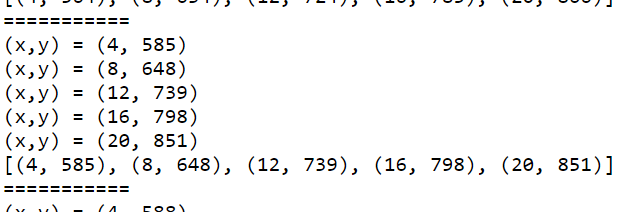
#> input picture image/1.PNG, 622 x 212 px, given in place of the camera
$ python click_detection.py
#> lines starting #> are read from the running program, lines starting #| are printed output that depends on the picture; after the words box and inside, x2 and y2 are one past the last pixel; in counts of white or black regions, pixels touching at a corner belong together
import cv2
import numpy as np

# Initialize HSV values
h, s, v = 0, 0, 0

# Initialize flag for drawing rectangle
draw_rectangle = False

def get_color(event, x, y, flags, param):
    global h, s, v, draw_rectangle  # Declare the variables as global

    if event == cv2.EVENT_LBUTTONDOWN:
        # Retrieve the color at the clicked point in BGR format
        color = frame[y, x]

        # Convert BGR to HSV format
        hsv_color = cv2.cvtColor(np.uint8([[color]]), cv2.COLOR_BGR2HSV)

        # Retrieve the H, S, V values from HSV format
        h, s, v = hsv_color[0][0]

        print(f"Clicked color: BGR({color[2]}, {color[1]}, {color[0]}) | HSV({h}, {s}, {v})")

        # Set the flag to True for drawing the rectangle
        draw_rectangle = True

# Open external webcam
cap = cv2.VideoCapture(0)

# Create a window and set the mouse event callback function
cv2.namedWindow('Frame')
cv2.setMouseCallback('Frame', get_color)

while True:
    # Read frames from the webcam
    ret, frame = cap.read()
#> frame is the input picture: shape (212, 622, 3); mean B, G, R 244, 244, 244
    frame = cv2.flip(frame, 1)
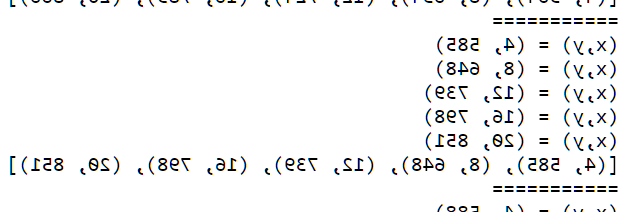
#> frame: shape (212, 622, 3); mean B, G, R 244, 244, 244
    cv2.imshow('Frame', frame)

    # Only process the frame if it is properly read
    if ret:
        # Display the frame from the webcam


        # Convert the current frame to HSV format
        hsv_frame = cv2.cvtColor(frame, cv2.COLOR_BGR2HSV)
#> hsv_frame: shape (212, 622, 3); mean H, S, V 3.6, 8.8, 246.6

        # Create a mask based on the clicked color and its similar range
        lower_hsv = np.array([h - 10, 70, 70])
        upper_hsv = np.array([h + 10, 255, 255])
        mask = cv2.inRange(hsv_frame, lower_hsv, upper_hsv)
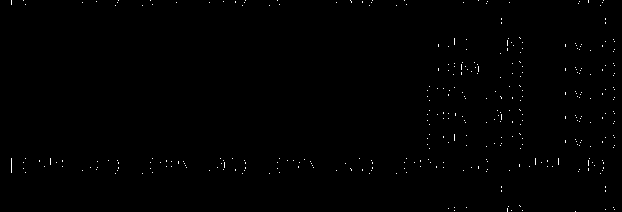
#> mask: shape (212, 622); 0.39% white in thin lines or dots
        cv2.imshow('mask', mask)
        # kernel = np.ones((5, 5), np.uint8)
        # opening = cv2.morphologyEx(mask, cv2.MORPH_OPEN, kernel)
        # closing = cv2.morphologyEx(opening, cv2.MORPH_CLOSE, kernel)
        contours, _ = cv2.findContours(mask, cv2.RETR_EXTERNAL, cv2.CHAIN_APPROX_SIMPLE)
#> contours = 353 contours, all with area under 20

        # Draw rectangles for the detected contours

        # Sort contours by area in descending order
        contours = sorted(contours, key=cv2.contourArea, reverse=True)[:2]
#> contours = 2 contours, all with area under 20

        for c in contours:
            x, y, w, h = cv2.boundingRect(c)
            cx = x + w // 2
            cy = y + h // 2
#> this loop made 2 passes
#> (x, y, w, h, cx, cy) on passes 1 to 2: (575, 211, 1, 1, 575, 211), (522, 210, 1, 1, 522, 210)
        cv2.rectangle(frame, (cx - w // 2, cy - h // 2), (cx + w // 2, cy + h // 2), (0, 0, 255), 2)
#> frame: shape (212, 622, 3); under 0.01% of pixels changed, all inside (x1, y1, x2, y2) = (521, 209, 524, 212)

        cv2.imshow('Detected Objects', frame)


    # Press 'q' to exit
    if cv2.waitKey(1) & 0xFF == ord('q'):
#> (key q is pressed here)
        break

# Release resources
cap.release()
cv2.destroyAllWindows()
